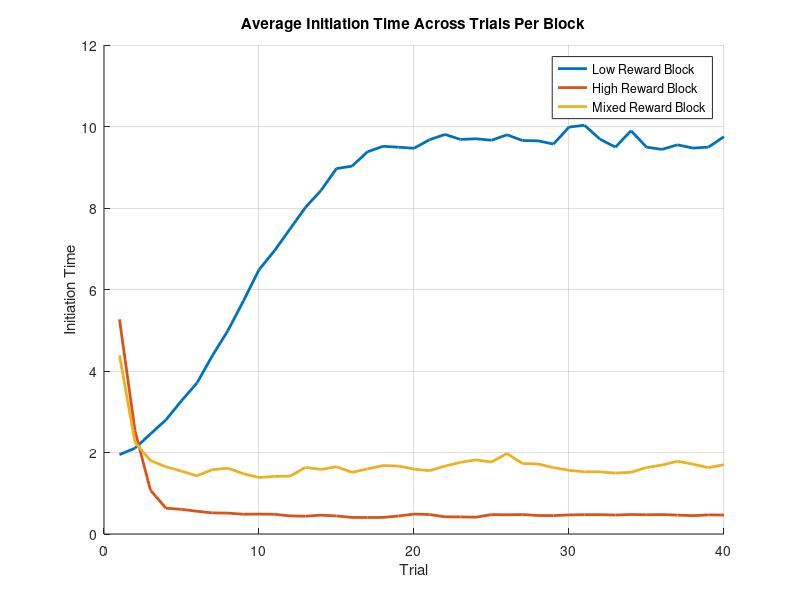
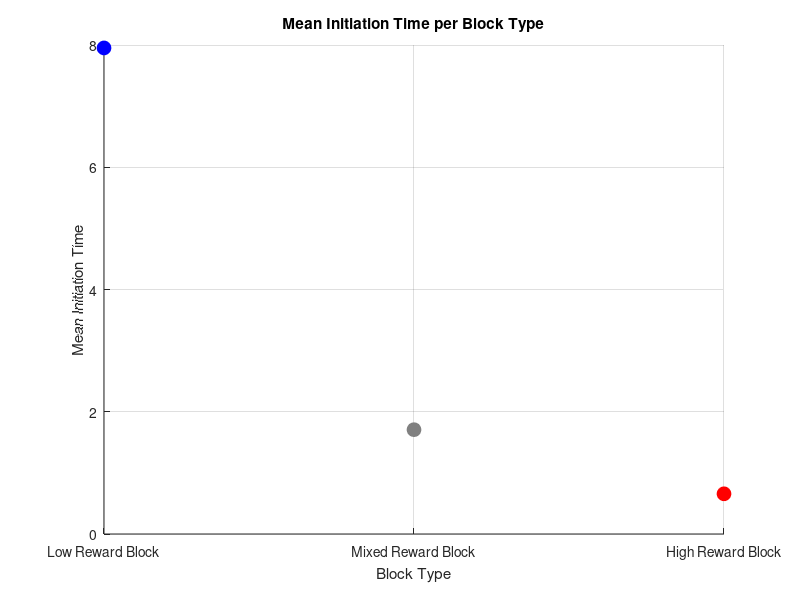
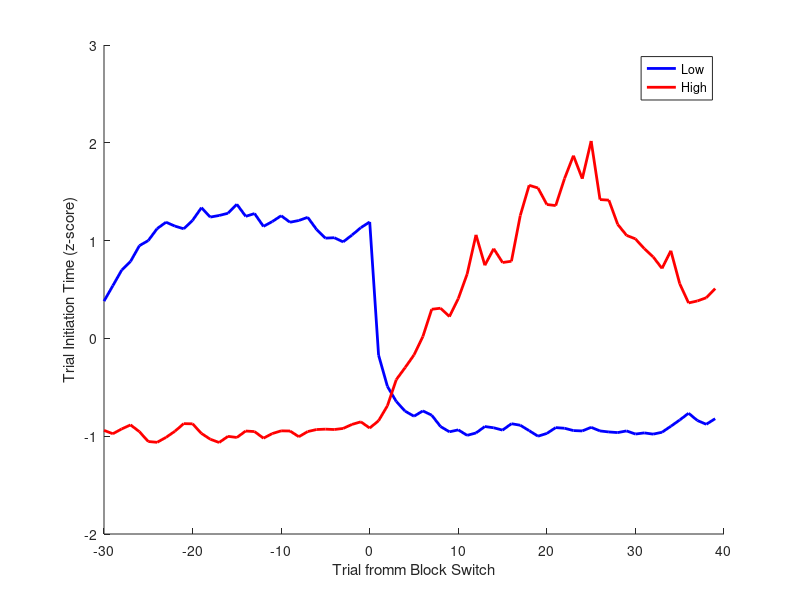
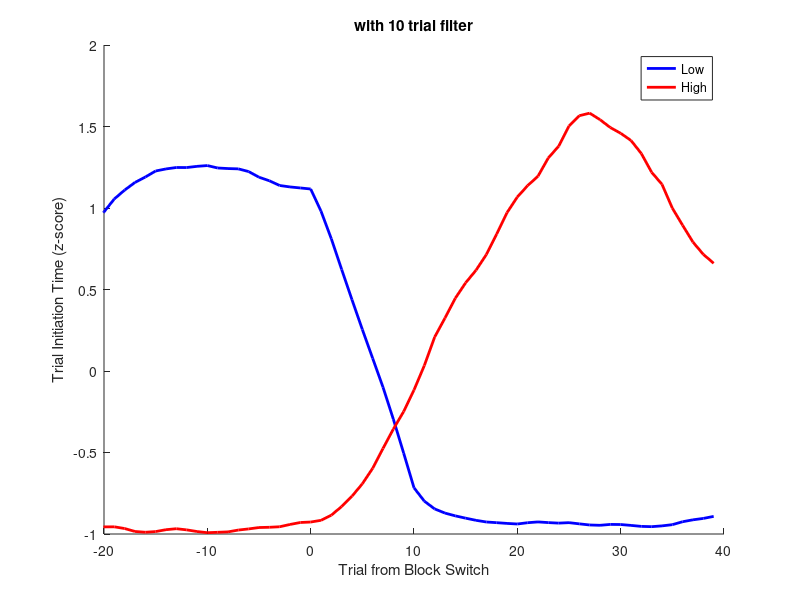

Recreate these plots in MATLAB, in order.
clearvars 

%% Task Parameters
runs = 100; %how many times it will go through each trial block

num_blocks = 3;
low_rewards = [5 10 20]; %possible rewards in the low reward block
high_rewards = [20 40 80]; %possible rewards in the high reward block
mixed_rewards = [5 10 20 40 80]; %possible rewards in the mixed block

num_trials = 40;

all_rewards = nan(num_blocks, num_trials, runs); %record of all of the rewards that the animal received (columns are trials, rows are blocks, frames are runs)
initiation_times = nan(num_blocks, num_trials, runs); % initiation times
withholdrate = 15/100;
trial_initiation_times = nan(1,num_blocks*num_trials*runs);
trial_rewards = nan(1,num_blocks*num_trials*runs);
state_order = [];
RPE_first_ten = nan(num_blocks,10, runs); %reward prediction errors for the first 10 trials of every block
beliefs_first_ten = zeros(num_blocks,11, runs, num_blocks); %record the beliefs for the firs 10 trials of every block and the one trial before them (bc we're gonna calc the change later)
beliefs_first_ten(1,1,1) = 1;

opt_out = nan; %this will change once we have the model

%% Model Parameters

state_neurons = rand(3,1)/10; %initialize the initial state values between 0-0.1
synaptic_lr = 0.3;
state_lr = 0.15;
D = 0.025; %Scale factor for initiation times

%% Runs
weight_matrix = rand(3,1);
epsilon = 1e-3; % to avoid division by zero

trial_counter = 1;

for run = 1:runs
    block_order = randperm(3); %the order that blocks will be presented in for this run 

    for b = 1:length(block_order)
        possible_rewards = [];
        state_one_hot = zeros(3,1);
        state_idx = 0;
        if block_order(b) == 1 %if the bth block is 1, the possible rewards are the low value ones
            possible_rewards = low_rewards;
            state_one_hot(1) = 1;
            state_idx = 1;
        elseif block_order(b) == 2 %if the bth block is 2, the possible rewards are the high value ones
            possible_rewards = high_rewards;
            state_one_hot(2) = 1;
            state_idx = 2;
        elseif block_order(b) == 3 %if the bth block is 3, the possible rewards are the mixed value ones
            possible_rewards = mixed_rewards;
            state_one_hot(3) = 1;
            state_idx = 3;
        end

        for t = 1:num_trials
            withhold = rand;
            if withhold <= withholdrate
                withhold = 1;
            else
                withhold = 0;
            end
            reward_index = randi(length(possible_rewards), 1);
            trial_reward_offer = possible_rewards(reward_index)/80; %the reward that could be represented on this trial
            if withhold == 1
                real_trial_reward = 0;
            elseif withhold == 0;
                real_trial_reward = trial_reward_offer;
            else
                disp('ERROR');
            end
            %updating weights and state values
            output_act = (weight_matrix)'*state_neurons; %should be 1x1
            output_act = max(output_act,0);
            RPE = real_trial_reward - output_act;
            allRPES(trial_counter) = RPE;

            
            

            weight_matrix = weight_matrix.*(1-synaptic_lr) + (synaptic_lr * RPE * state_one_hot .* state_neurons); %existing weights + weight update
            state_neurons(state_idx) = state_neurons(state_idx)*(1-state_lr) + state_lr*RPE; %existing state + state update

            % Compute and store initiation time (higher activation = faster initiation)
            initiation_time = D / (output_act + epsilon);
            initiation_times_raw(trial_counter) = initiation_time;
            initiation_times(block_order(b), t, run) = initiation_time;
            trial_initiation_times(trial_counter) = initiation_time;
            trial_rewards(trial_counter) = real_trial_reward;

            if t == 40
                state_order(end+1) = block_order(b);
            end

           if t < 11 | t == 40
                if t<11
                    RPE_first_ten(b, t, run) = RPE;
                    belief = block_order(b);
                    beliefs_first_ten(b,t+1,run, belief) = 1;
                elseif t == 40 && ~(run ==runs && b == num_blocks)
                    if b == 3
                        belief = block_order(b);
                        beliefs_first_ten(1,1,run+1,belief) = 1;
                    elseif b ~= 3
                        belief = block_order(b);
                        beliefs_first_ten(b+1,1,run, belief) = 1;
                    end
                end
            end


            reward_withheld = randsample(2, 1, true, [85 15]); %decide if this will be a trial where the reward will be withheld (15% of the time) (2 means it is a withholding trial)
            % if reward_withheld == 2 %if this is a withholding trial, no reward is received
            %     trial_reward = 0;
            % end
            % if opt_out == 1 %if the model opts out no reward is received
            %     trial_reward = 0;
            % end
            % if opt_out == 0
            %     trial_reward = trial_reward_offer;
            % end
            all_rewards(block_order(b), t, run) = trial_reward_offer; %this is set up so that the row (block index) is constant despite the fact that the order of the blocks is changing (so the first row will always be low reward, second high, and third mixed)
            trial_counter = trial_counter+1;
        end
    end
end

%% Plot Initiation Times
figure;
hold on;
colors = lines(num_blocks);
labels = {'Low Reward Block', 'High Reward Block', 'Mixed Reward Block'};

for block = 1:num_blocks
    avg_initiation = squeeze(mean(initiation_times(block, :, :), 3)); % avg across runs
    plot(avg_initiation, 'LineWidth', 2, 'Color', colors(block,:));
end

xlabel('Trial');
ylabel('Initiation Time');
legend(labels);
title('Average Initiation Time Across Trials Per Block');
grid on;

%% Calculate the Mean Initiation Time Per Block Type
% For each block, average initiation time across all trials and runs
mean_initiation_time = squeeze(mean(mean(initiation_times, 2), 3));

%% Plot the Mean Initiation Times Per Block as Dots with Custom Colors
figure;
hold on;
plot(1, mean_initiation_time(1), 'o', 'Color', 'b', 'MarkerFaceColor', 'b', 'MarkerSize', 10);
plot(2, mean_initiation_time(3), 'o', 'Color', [0.5 0.5 0.5], 'MarkerFaceColor', [0.5 0.5 0.5], 'MarkerSize', 10);
plot(3, mean_initiation_time(2), 'o', 'Color', 'r', 'MarkerFaceColor', 'r', 'MarkerSize', 10);


% Set x-axis tick labels corresponding to the block types
set(gca, 'XTick', 1:3, 'XTickLabel', {'Low Reward Block', 'Mixed Reward Block', 'High Reward Block'});
xlabel('Block Type');
ylabel('Mean Initiation Time');
title('Mean Initiation Time per Block Type');
grid on;

%% Plot the trial initiation time as a function of trial from block switch (figure 2A)

%get the variables
switch_trials = num_trials:num_trials:size(trial_initiation_times,2);
switch_trials = switch_trials+1;
switch_trials = switch_trials(1:end-1);
lowtomixed = [];
hightomixed = [];
for s = 1:length(switch_trials)
    thirtybefore = switch_trials(s) - 30; 
    fourtyafter = switch_trials(s) + (40-1);
    if state_order(s) == 1 &&  state_order(s+1)== 3
        lowtomixed(end+1,:) = trial_initiation_times(thirtybefore:fourtyafter);
    elseif state_order(s) == 2 &&  state_order(s+1)== 3
        hightomixed(end+1,:) = trial_initiation_times(thirtybefore:fourtyafter);
    end
end
mean_lowtomixed = mean(lowtomixed,1);
mean_hightomixed = mean(hightomixed,1);

%getting the zscore version info
meanofmean_lowtomixed = mean(mean_lowtomixed);
meanofmean_hightomixed = mean(mean_hightomixed);
std_lowtomixed = std(mean_lowtomixed);
std_hightoixed = std(mean_hightomixed);
z_lowtomixed = (mean_lowtomixed - meanofmean_lowtomixed)./std_lowtomixed;
z_hightomixed = (mean_hightomixed - meanofmean_hightomixed)./std_hightoixed;

% %plot (non z-score version)
% figure;
% hold on;
% plot(-30:39, mean_lowtomixed, 'Color', 'b', 'LineWidth', 2);
% plot(-30:39, mean_hightomixed, 'Color', 'r', 'LineWidth', 2);
% xlabel('Trial fromm Block Switch');
% ylabel('Trial Initiation Time');
% hold off;

%plot (z-score version)
figure;
hold on;
plot(-30:39, z_lowtomixed, 'Color', 'b', 'LineWidth', 2, 'DisplayName','Low');
plot(-30:39, z_hightomixed, 'Color', 'r', 'LineWidth', 2, 'DisplayName','High');
xlabel('Trial fromm Block Switch');
ylabel('Trial Initiation Time (z-score)');
legend('show');
hold off;


% %plot wih "causal filter" 
% windowSize = 10;
% filteredmeanlowtomixed= nan(size(mean_lowtomixed));
% filteredmeanhightomixed = nan(size(mean_hightomixed));
% for n = windowSize:length(mean_lowtomixed)
%     filteredmeanlowtomixed(n) = mean(mean_lowtomixed(n-windowSize+1:n));
%     filteredmeanhightomixed(n) = mean(mean_hightomixed(n-windowSize+1:n));
% end
% figure;
% hold on;
% plot(-30:39, filteredmeanlowtomixed, 'Color', 'b', 'LineWidth', 2);
% plot(-30:39, filteredmeanhightomixed, 'Color', 'r', 'LineWidth', 2);
% xlabel('Trial from Block Switch');
% xlim([-20 40]);
% ylabel('Trial Initiation Time');
% title('with 10 trial filter')
% hold off;

%plot wih "causal filter" (z-score version)
windowSize = 10;
zfilteredmeanlowtomixed= nan(size(z_lowtomixed));
zfilteredmeanhightomixed = nan(size(z_hightomixed));
for n = windowSize:length(z_lowtomixed)
    zfilteredmeanlowtomixed(n) = mean(z_lowtomixed(n-windowSize+1:n));
    zfilteredmeanhightomixed(n) = mean(z_hightomixed(n-windowSize+1:n));
end
figure;
hold on;
plot(-30:39, zfilteredmeanlowtomixed, 'Color', 'b', 'LineWidth', 2, 'DisplayName','Low');
plot(-30:39, zfilteredmeanhightomixed, 'Color', 'r', 'LineWidth', 2, 'DisplayName','High');
xlabel('Trial from Block Switch');
xlim([-20 40]);
ylabel('Trial Initiation Time (z-score)');
title('with 10 trial filter')
legend('show');
hold off;

%% Initiation times as a function of RPE sign (this kinda just isnt a thing for the base model since the belief difference is binary?)

% dBelief = diff(beliefs_first_ten,1,2);      % → 3 × 9 × 5 × 3
% dBelief = (-1)*(dBelief);
% % 2) Euclidean norm of each 3‑vector  (operate along the 4th dim!)
% delta = vecnorm(dBelief,2,4);              % → 3 × 9 × 5
% 
% belief_change_first_ten = nan(3,11,runs);     % pre‑fill
% belief_change_first_ten(:,2:end,:) = delta;

euclidean_dists_backward = nan(num_blocks, 10, runs);
for b = 1:num_blocks
    for run = 1:runs
        for t = 2:11  % from time 2 to 11 (trial 1 to 10)
            % Backward difference: current trial vs previous
            belief_t = squeeze(beliefs_first_ten(b, t, run, :));
            belief_prev = squeeze(beliefs_first_ten(b, t-1, run, :));

            % Compute Euclidean distance
            euclidean_dists_backward(b, t-1, run) = norm(belief_t - belief_prev);
        end
    end
end

median_belief_change = median(euclidean_dists_backward, "all");


low_belief_change = nan(10*num_blocks*runs,2);
high_belief_change = nan(10*num_blocks*runs,2);
count = 1;

for run = 1:runs
    for b = 1:num_blocks
        for t = 1:10
            % trial = run*num_blocks*num_trials - (num_blocks-b)*num_trials - num_trials + t;
            trial = (run - 1)*num_blocks*num_trials + (b - 1)*num_trials + t;
            if trial>1
                if euclidean_dists_backward(b,t,run,:) < median_belief_change
                    if RPE_first_ten(b,t,run) < 0
                        low_belief_change(count,1) = trial_initiation_times(trial) - trial_initiation_times(trial - 1); 
                    elseif RPE_first_ten(b,t,run) > 0
                        low_belief_change(count,2) = trial_initiation_times(trial) - trial_initiation_times(trial - 1);
                    end
                elseif euclidean_dists_backward(b,t,run,:) > median_belief_change
                    if RPE_first_ten(b,t,run) < 0
                        high_belief_change(count,1) = trial_initiation_times(trial) - trial_initiation_times(trial - 1);
                    elseif RPE_first_ten(b,t,run) > 0
                        high_belief_change(count,2) = trial_initiation_times(trial) - trial_initiation_times(trial - 1);
                    end
                end
            end
            count = count + 1;
        end
    end
end

mean_lowbeliefchange = mean(low_belief_change, 1, 'omitnan');
mean_highbeliefchange = mean(high_belief_change, 1, 'omitnan');


%now plot
figure;
hold on;
plot([1 2], mean_lowbeliefchange.*10, 'Color', 'b', 'LineWidth', 2, 'DisplayName', 'Low Change in Belief');
plot([1 2], mean_highbeliefchange.*10, 'Color', 'r', 'LineWidth', 2, 'DisplayName', 'High Change in Belief');
legend('show');
ylabel('Change in Initiation Time (x10^-1)');
xlim([0 3]);
xticks([1 2]);
xticklabels({'RPE<0', 'RPE>0'});
hold off;

 %% checking why the above doesnt work
% 
% rpe_negative_mask = RPE_first_ten < 0;
% 
% % Step 2: Extract the corresponding belief changes for these trials
% belief_change_for_rpe_negative = belief_change_first_ten(rpe_negative_mask);
% 
% % Step 3: Check if all belief change values are 0
% all_belief_zero_for_rpe_negative = all(belief_change_for_rpe_negative == 0);
% 
% if all_belief_zero_for_rpe_negative
%     disp('All trials where RPE < 0 have a belief change of 0.');
% else
%     disp('Not all trials where RPE < 0 have a belief change of 0.');
% end
% 
% % Step 5: Check if there are any trials where RPE < 0 and belief change is high or low
% high_belief_mask = belief_change_for_rpe_negative > median_belief_change;
% low_belief_mask = belief_change_for_rpe_negative < median_belief_change;
% 
% % Step 6: Display results
% if sum(high_belief_mask,"all") ~= 0
%     disp('There are trials where RPE < 0 and belief change is high.');
% else
%     disp('There are no trials where RPE < 0 and belief change is high.');
% end
% 
% if sum(low_belief_mask, "all") ~= 0 
%     disp('There are trials where RPE < 0 and belief change is low.');
% else
%     disp('There are no trials where RPE < 0 and belief change is low.');
% end
% 
% %% Plotting RPE Distribution
% %% 1) Histogram of *all* RPEs across every trial
% figure;
% histogram(allRPES, 30, 'Normalization','pdf');    % 30 bins, normalized to probability density
% xlabel('Reward Prediction Error (RPE)');
% ylabel('Probability Density');
% title('Distribution of RPE Across All Trials');
% grid on;
% 
% %% 2) Histogram of RPEs just for the *first ten* trials of each block
% figure;
% histogram(RPE_first_ten(:), 20);                  % 20 bins, raw counts
% xlabel('RPE (first 10 trials of each block)');
% ylabel('Count');
% title('RPE Distribution in the First Ten Trials');
% grid on;
